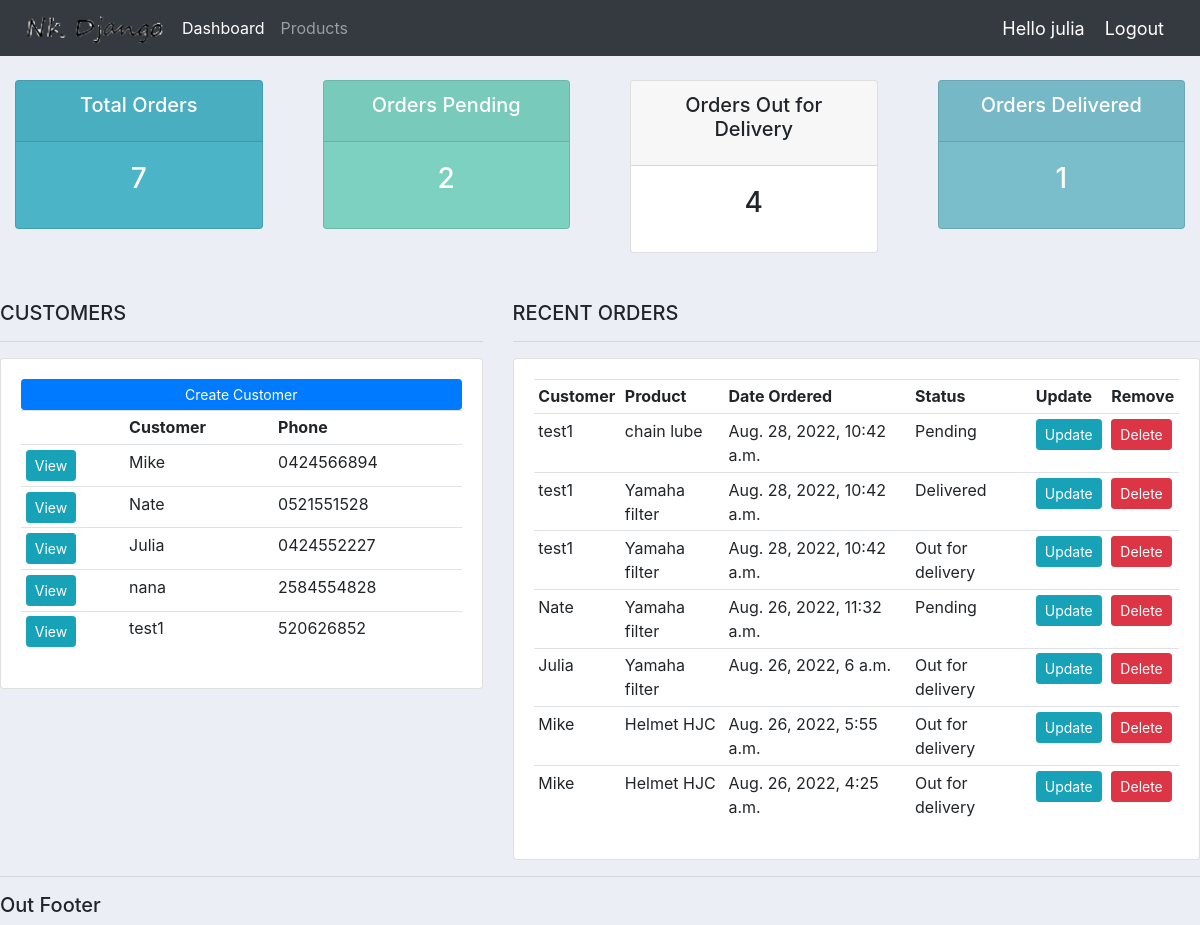
/ (signed in), run on the app's committed database.
### accounts/models.py (models this page shows, shortened)
class Customer (models.Model):
    user= models.OneToOneField(User,blank=True, null=True, on_delete=models.CASCADE)
    name = models.CharField(max_length=100, null=True)
    phone=models.CharField(max_length=100, null=True)
    email=models.CharField(max_length=100, null=True)
    date_created= models.DateTimeField(auto_now_add=True)
    profile_pic= models.ImageField(default='logos.png', null=True, blank=True)
    def __str__(self):
        return self.name

class Order (models.Model):
    STATUS = (('Pending', 'Pending'),
              ('Out for delivery', 'Out_for_delivery'),
              ('Delivered', 'Delivered'))
    customer = models.ForeignKey(Customer, null=True, on_delete=models.SET_NULL)
    product = models.ForeignKey(Product,  null=True, on_delete=models.SET_NULL)
    date_created = models.DateTimeField(auto_now_add=True, null=True)
    status = models.CharField(max_length=200, null=True, choices=STATUS)

class Product (models.Model):
    CATEGORY = (('Luxury', 'Luxury'),
                ('Basic', 'Basic'),
              )
    name = models.CharField(max_length=200, null=True)
    price = models.FloatField(null=True)
    category = models.CharField(max_length=200, null=True,choices=CATEGORY)
    description = models.CharField(max_length=200, null=True, blank=True)
    date_created= models.DateTimeField(auto_now_add=True, null=True)
    tags= models.ManyToManyField(Tag)
    def __str__(self):
        return self.name

### accounts/decoraters.py (the view)
        def wrapper(request, *args, **kwargs):
            group = None
            if request.user.groups.exists():
                group = request.user.groups.all()[0].name
            if group in allowed_roles:
                return view_f(request, *args, **kwargs)
            elif group =='employee':
                messages.warning(request, 'You are not allowed for it, please ask for admin')
                return redirect('home')
            else:
                messages.warning(request, 'You are not allowed for it, please ask for admin')
                return redirect('user_page')

### accounts/decoraters.py (called while the page is built)
def allowed_user(allowed_roles=[]):
    def decorator(view_f):
        def wrapper(request, *args, **kwargs):
            group = None
            if request.user.groups.exists():
                group = request.user.groups.all()[0].name
            if group in allowed_roles:
                return view_f(request, *args, **kwargs)
            elif group =='employee':
                messages.warning(request, 'You are not allowed for it, please ask for admin')
                return redirect('home')
            else:
                messages.warning(request, 'You are not allowed for it, please ask for admin')
                return redirect('user_page')
        return wrapper
    return decorator

### accounts/views.py (called while the page is built)
@login_required(login_url='login')
@allowed_user(allowed_roles=['admin','employee'])
def home(request):
    orders = Order.objects.all()
    orders_reversed = orders[::-1]
    customers = Customer.objects.all()
    total_customer = customers.count()
    total_orders = orders.count()
    delivered = orders.filter(status='Delivered').count()
    pending = orders.filter(status='Pending').count()
    ofdelivery = orders.filter(status='Out for delivery').count()
    context = {'orders': orders, 'orders_reversed': orders_reversed, 'customers': customers,'ofdelivery':ofdelivery,
               'total_customer': total_customer, 'total_orders': total_orders,
               'delivered': delivered, 'pending': pending}
    return render(request, 'accounts/dashboard.html', {'context': context})

### accounts/templates/accounts/dashboard.html (shortened to what this page needs)
{%  extends 'accounts/main.html' %}
{% block content %}
{% include 'accounts/status.html' %}
<br>
<div class="row">
	<div class="col-md-5">
		<h5>CUSTOMERS</h5>
		<hr>
		<div class="card card-body">
			<a class="btn btn-primary  btn-sm btn-block" href="{% url 'create_customer' %}">Create Customer</a>
			<table class="table table-sm">
				<tr>
					<th></th>
					<th>Customer</th>
					<th>Phone</th>
				</tr>
					{% for i in context.customers %}
					<tr>
							<td><a class = "btn btn-sm btn-info" href="{% url 'customer' i.id %}">View</a></td>
							<td>{{ i.name }}</td>
							<td>{{ i.phone }}</td>
					</tr>
					{% endfor %}
			</table>
		</div>
	</div>
	<div class="col-md-7">
		<h5>RECENT ORDERS</h5>
		<hr>
		<div class="card card-body" style="overflow-x:auto;">
			<table class="table table-sm">
				<tr>
					<th>Customer</th>
					<th>Product</th>
					<th>Date Ordered</th>
					<th>Status</th>
					<th>Update</th>
					<th>Remove</th>
				</tr>
				{% for i in context.orders_reversed %}
						<tr>
							<td>{{ i.customer }}</td>
							<td>{{ i.product }}</td>
							<td>{{ i.date_created }}</td>
							<td>{{ i.status }}</td>
							<td><a  class = "btn btn-sm btn-info" href="{% url 'update_order' i.id %}">Update</a></td>
							<td><a  class = "btn btn-sm btn-danger" href="{% url 'delete_order' i.id %}">Delete</a></td>
						</tr>
				{% endfor %}
			</table>
		</div>
	</div>
</div>
{% endblock %}

### accounts/templates/accounts/main.html (shortened to what this page needs)
<!DOCTYPE html>
{% load static %}
<html lang="en">
<head>
    <link rel="stylesheet" href="https://cdn.jsdelivr.net/npm/bootstrap@4.3.1/dist/css/bootstrap.min.css">
    <link rel="stylesheet", type="text/css" href=" {% static '/css/main.css' %}">
</head>
<body>
        {% include 'accounts/navbar.html' %}
        {% block content %}
        {% endblock %}
        <hr>
        <h5>Out Footer</h5>
</body>
</html>

### accounts/templates/accounts/navbar.html (shortened to what this page needs)
{% load static %}
<link rel="stylesheet", type="text/css" href=" {% static '/css/main.css' %}">
<nav class="navbar navbar-expand-lg navbar-dark bg-dark">
  <img src="{% static 'images/logos.png' %}">
  <div class="collapse navbar-collapse" id="navbarNavAltMarkup">
    <div class="navbar-nav">
      {% if request.user.is_staff %}
        <a class="nav-item nav-link active" href="{% url 'home' %}">Dashboard </a>
        <a class="nav-item nav-link" href="{% url 'products' %}">Products</a>
      {% else %}
        <a class="nav-item nav-link active" href="{% url 'account_settings'%}">Account</a>
      {%endif%}
    </div>
  </div>
  <span class="user_name">Hello {{request.user}}</span>
  <span ><a  class="user_name" href="{% url 'logout' %}">Logout</a></span>
</nav>

### accounts/templates/accounts/status.html
<br>
<div class="row">
	<div class="col">
		<div class="col-sm">
			<div class="card text-center text-white  mb-4" id="total-orders">
			  	<div class="card-header">
			  		<h5 class="card-title">Total Orders</h5>
			  	</div>
			  	<div class="card-body">
			    	<h3 class="card-title">{{context.total_orders}}</h3>
			  	</div>
			</div>
		</div>
	</div>
	<div class="col">
		<div class="col-sm">
			<div class="card text-center text-white  mb-4" id="orders-pending">
			  	<div class="card-header">
			  		<h5 class="card-title">Orders Pending</h5>
			  	</div>
			  	<div class="card-body">
			    	<h3 class="card-title">{{context.pending}}</h3>
			  	</div>
			</div>
		</div>
	</div>
	<div class="col">
			<div class="col-sm">
				<div class="card text-center  mb-4" id="orders-out-for-delivery">
					<div class="card-header">
						<h5 class="card-title">Orders Out for Delivery</h5>
					</div>
					<div class="card-body">
						<h3 class="card-title">{{context.ofdelivery}}</h3>
					</div>
				</div>
			</div>
	</div>
	<div class="col">
		<div class="col-md">
			<div class="card text-center text-white  mb-4" id="orders-delivered">
			  	<div class="card-header">
			  		<h5 class="card-title">Orders Delivered</h5>
			  	</div>
			  	<div class="card-body">
			    	<h3 class="card-title">{{context.delivered}}</h3>
			  	</div>
			</div>
		</div>
	</div>
</div>

### static/css/main.css (style rules this page uses)
body { background-color: #ebeff5; }
#total-orders { background-color: #4cb4c7; }
#orders-delivered { background-color: #7abecc; }
#orders-pending { background-color: #7CD1C0; }

### accounts/templates/accounts/navbar.html (style rules this page uses)
.user_name { font-size: 18px; color: #fff; margin-right: 20px; }

### data on the page
Customer: name "Mike", phone "0424566894"
Customer: name "Nate", phone "0521551528"
Customer: name "Julia", phone "0424552227"
Customer: name "nana", phone "2584554828"
Customer: name "test1", phone "520626852"
Order: customer "test1", product "chain lube", date_created "Aug. 28, 2022, 10:42 a.m.", status "Pending"
Order: customer "test1", product "Yamaha filter", date_created "Aug. 28, 2022, 10:42 a.m.", status "Delivered"
Order: customer "test1", product "Yamaha filter", date_created "Aug. 28, 2022, 10:42 a.m.", status "Out for delivery"
Order: customer "Nate", product "Yamaha filter", date_created "Aug. 26, 2022, 11:32 a.m.", status "Pending"
Order: customer "Julia", product "Yamaha filter", date_created "Aug. 26, 2022, 6 a.m.", status "Out for delivery"
Order: customer "Mike", product "Helmet HJC", date_created "Aug. 26, 2022, 5:55 a.m.", status "Out for delivery"
Order: customer "Mike", product "Helmet HJC", date_created "Aug. 26, 2022, 4:25 a.m.", status "Out for delivery"

### other printed values
{{ request.user }} "julia"
{{ context.total_orders }} "7"
{{ context.pending }} "2"
{{ context.ofdelivery }} "4"
{{ context.delivered }} "1"
